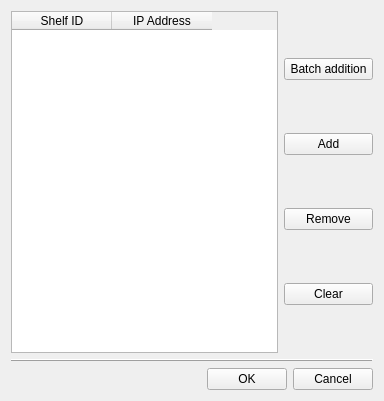
<?xml version="1.0" encoding="UTF-8"?>
<ui version="4.0">
 <class>CSetShelfsdlg</class>
 <widget class="QWidget" name="CSetShelfsdlg">
  <property name="geometry">
   <rect>
    <x>0</x>
    <y>0</y>
    <width>384</width>
    <height>401</height>
   </rect>
  </property>
  <property name="windowTitle">
   <string>CSetShelfsdlg</string>
  </property>
  <layout class="QGridLayout" name="gridLayout">
   <item row="0" column="0">
    <layout class="QVBoxLayout" name="verticalLayout_2">
     <item>
      <layout class="QHBoxLayout" name="horizontalLayout_2" stretch="3,1">
       <item>
        <widget class="QTableWidget" name="ipTableWidget">
         <column>
          <property name="text">
           <string>Shelf ID</string>
          </property>
         </column>
         <column>
          <property name="text">
           <string>IP Address</string>
          </property>
         </column>
        </widget>
       </item>
       <item>
        <layout class="QVBoxLayout" name="verticalLayout">
         <item>
          <widget class="QPushButton" name="batchAddPushButton">
           <property name="text">
            <string>Batch addition</string>
           </property>
          </widget>
         </item>
         <item>
          <widget class="QPushButton" name="addPushButton">
           <property name="text">
            <string>Add</string>
           </property>
          </widget>
         </item>
         <item>
          <widget class="QPushButton" name="removePushButton">
           <property name="text">
            <string>Remove</string>
           </property>
          </widget>
         </item>
         <item>
          <widget class="QPushButton" name="clearPushButton">
           <property name="text">
            <string>Clear</string>
           </property>
          </widget>
         </item>
        </layout>
       </item>
      </layout>
     </item>
     <item>
      <widget class="QFrame" name="frame">
       <property name="frameShape">
        <enum>QFrame::HLine</enum>
       </property>
       <property name="frameShadow">
        <enum>QFrame::Raised</enum>
       </property>
      </widget>
     </item>
     <item>
      <layout class="QHBoxLayout" name="horizontalLayout">
       <item>
        <spacer name="horizontalSpacer">
         <property name="orientation">
          <enum>Qt::Horizontal</enum>
         </property>
         <property name="sizeHint" stdset="0">
          <size>
           <width>40</width>
           <height>20</height>
          </size>
         </property>
        </spacer>
       </item>
       <item>
        <widget class="QPushButton" name="OkPushButton">
         <property name="text">
          <string>OK</string>
         </property>
        </widget>
       </item>
       <item>
        <widget class="QPushButton" name="cancelPushButton">
         <property name="text">
          <string>Cancel</string>
         </property>
        </widget>
       </item>
      </layout>
     </item>
    </layout>
   </item>
  </layout>
 </widget>
 <layoutdefault spacing="6" margin="11"/>
 <resources/>
 <connections/>
</ui>
